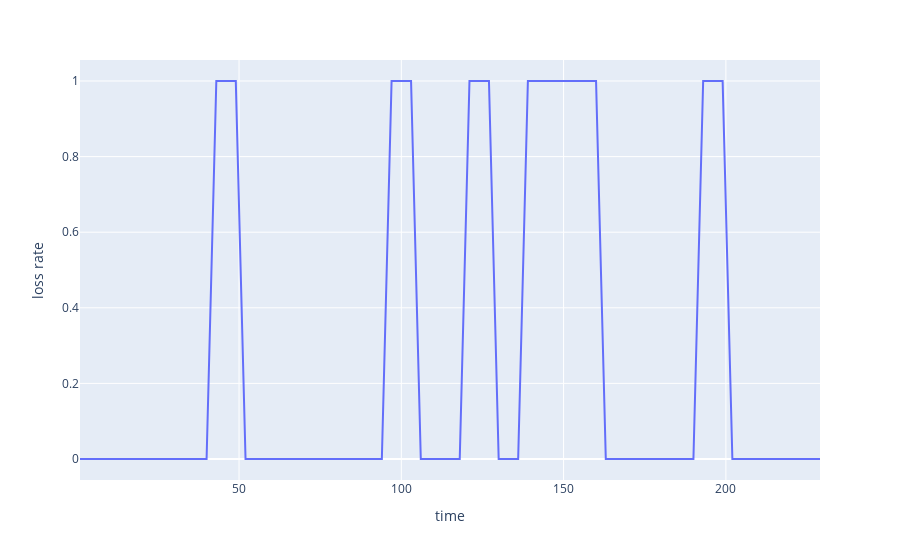
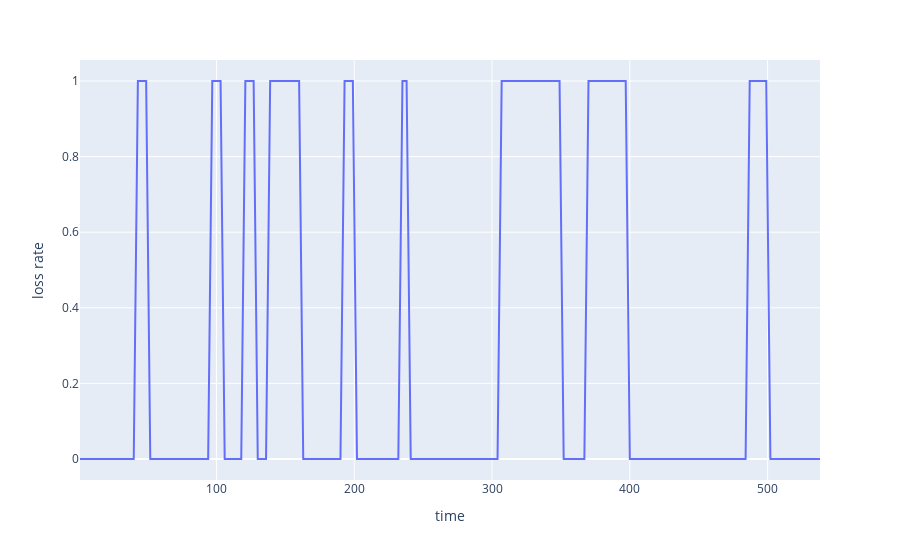
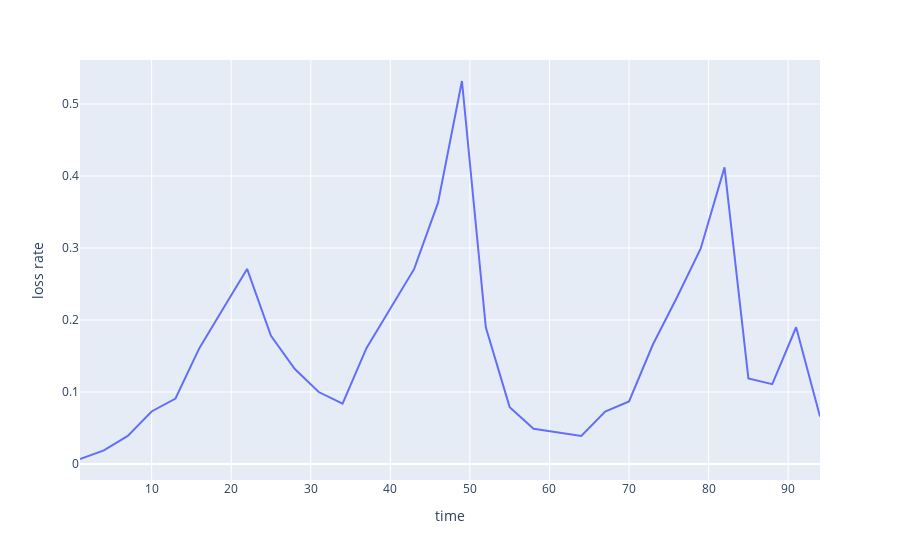
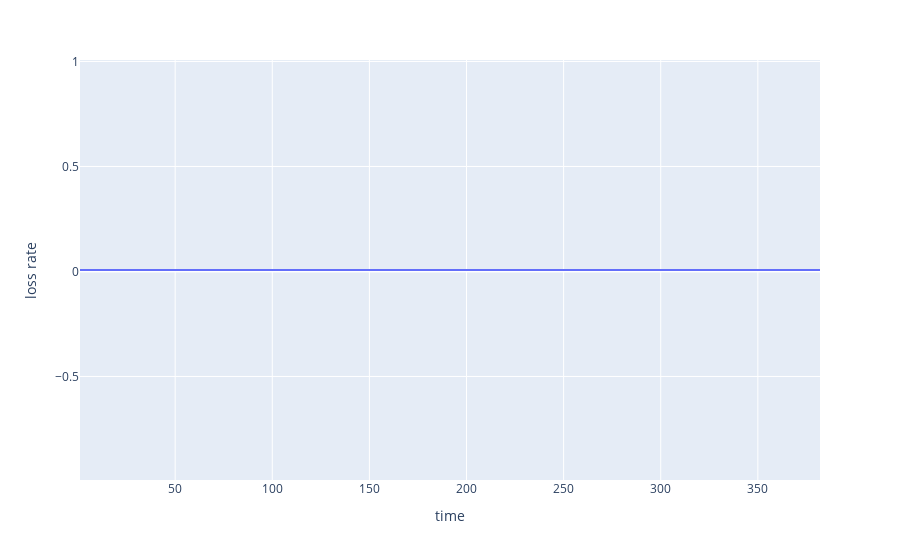

These figures' notebook cell, in order:
### Code cell
for index,sim in enumerate(sims):
    df=sim[0]
    name=df.name+'_loss'
    fig = px.line(df.query("type=='send'"), x="time", y="loss rate")
    fig.show()
    fig.update_layout(title_text=None,
                      xaxis_title="Time Slot Number",
                      yaxis_title="Loss rate",
                      margin=dict(l=100, r=20, t=10, b=4),
                      font=dict(
                        family="New Times Roman",
                        size=20,
                    ))
    write_image(fig,name)

### Figure 1 — Plotly figure (JSON) as saved in the notebook; plotly's stock layout.template omitted (floating-point values rounded to 4 significant figures)
{"data": [{"hovertemplate": "time=%{x}<br>loss rate=%{y}<extra></extra>", "legendgroup": "", "line": {"color": "#636efa", "dash": "solid"}, "marker": {"symbol": "circle"}, "mode": "lines", "name": "", "orientation": "v", "showlegend": false, "type": "scatter", "x": [1, 4, 7, 10, 13, 16, 19, 22, 25, 28, 31, 34, 37, 40, 43, 46, 49, 52, 55, 58, 61, 64, 67, 70, 73, 76, 79, 82, 85, 88, 91, 94, 97, 100, 103, 106, 109, 112, 115, 118, 121, 124, 127, 130, 133, 136, 139, 142, 145, 148, 151, 154, 157, 160, 163, 166, 169, 172, 175, 178, 181, 184, 187, 190, 193, 196, 199, 202, 205, 208, 211, 214, 217, 220, 223, 226, 229], "xaxis": "x", "y": [0, 0, 0, 0, 0, 0, 0, 0, 0, 0, 0, 0, 0, 0, 1, 1, 1, 0, 0, 0, 0, 0, 0, 0, 0, 0, 0, 0, 0, 0, 0, 0, 1, 1, 1, 0, 0, 0, 0, 0, 1, 1, 1, 0, 0, 0, 1, 1, 1, 1, 1, 1, 1, 1, 0, 0, 0, 0, 0, 0, 0, 0, 0, 0, 1, 1, 1, 0, 0, 0, 0, 0, 0, 0, 0, 0, 0], "yaxis": "y"}], "layout": {"autosize": true, "legend": {"tracegroupgap": 0}, "margin": {"t": 60}, "xaxis": {"anchor": "y", "autorange": true, "domain": [0, 1], "range": [1, 229], "title": {"text": "time"}, "type": "linear"}, "yaxis": {"anchor": "x", "autorange": true, "domain": [0, 1], "range": [-0.05556, 1.056], "title": {"text": "loss rate"}, "type": "linear"}}}

### Figure 2 — Plotly figure (JSON) as saved in the notebook; plotly's stock layout.template omitted (floating-point values rounded to 4 significant figures; data arrays with more than 128 entries replaced by an {"elided": "..."} marker saying what was removed)
{"data": [{"hovertemplate": "time=%{x}<br>loss rate=%{y}<extra></extra>", "legendgroup": "", "line": {"color": "#636efa", "dash": "solid"}, "marker": {"symbol": "circle"}, "mode": "lines", "name": "", "orientation": "v", "showlegend": false, "type": "scatter", "x": {"elided": "180 int values"}, "xaxis": "x", "y": {"elided": "180 int values"}, "yaxis": "y"}], "layout": {"autosize": true, "legend": {"tracegroupgap": 0}, "margin": {"t": 60}, "xaxis": {"anchor": "y", "autorange": true, "domain": [0, 1], "range": [1, 538], "title": {"text": "time"}, "type": "linear"}, "yaxis": {"anchor": "x", "autorange": true, "domain": [0, 1], "range": [-0.05556, 1.056], "title": {"text": "loss rate"}, "type": "linear"}}}

### Figure 3 — Plotly figure (JSON) as saved in the notebook; plotly's stock layout.template omitted (floating-point values rounded to 4 significant figures)
{"data": [{"hovertemplate": "time=%{x}<br>loss rate=%{y}<extra></extra>", "legendgroup": "", "line": {"color": "#636efa", "dash": "solid"}, "marker": {"symbol": "circle"}, "mode": "lines", "name": "", "orientation": "v", "showlegend": false, "type": "scatter", "x": [1, 4, 7, 10, 13, 16, 19, 22, 25, 28, 31, 34, 37, 40, 43, 46, 49, 52, 55, 58, 61, 64, 67, 70, 73, 76, 79, 82, 85, 88, 91, 94], "xaxis": "x", "y": [0.007, 0.019, 0.039, 0.073, 0.091, 0.161, 0.216, 0.271, 0.178, 0.132, 0.1, 0.084, 0.161, 0.216, 0.271, 0.363, 0.532, 0.19, 0.079, 0.049, 0.044, 0.039, 0.073, 0.087, 0.166, 0.231, 0.299, 0.412, 0.119, 0.111, 0.19, 0.066], "yaxis": "y"}], "layout": {"autosize": true, "legend": {"tracegroupgap": 0}, "margin": {"t": 60}, "xaxis": {"anchor": "y", "autorange": true, "domain": [0, 1], "range": [1, 94], "title": {"text": "time"}, "type": "linear"}, "yaxis": {"anchor": "x", "autorange": true, "domain": [0, 1], "range": [-0.02217, 0.5612], "title": {"text": "loss rate"}, "type": "linear"}}}

### Figure 4 — Plotly figure (JSON) as saved in the notebook; plotly's stock layout.template omitted (floating-point values rounded to 4 significant figures)
{"data": [{"hovertemplate": "time=%{x}<br>loss rate=%{y}<extra></extra>", "legendgroup": "", "line": {"color": "#636efa", "dash": "solid"}, "marker": {"symbol": "circle"}, "mode": "lines", "name": "", "orientation": "v", "showlegend": false, "type": "scatter", "x": [1, 4, 7, 10, 13, 16, 19, 22, 25, 28, 31, 34, 37, 40, 43, 46, 49, 52, 55, 58, 61, 64, 67, 70, 73, 76, 79, 82, 85, 88, 91, 94, 97, 100, 103, 106, 109, 112, 115, 118, 121, 124, 127, 130, 133, 136, 139, 142, 145, 148, 151, 154, 157, 160, 163, 166, 169, 172, 175, 178, 181, 184, 187, 190, 193, 196, 199, 202, 205, 208, 211, 214, 217, 220, 223, 226, 229, 232, 235, 238, 241, 244, 247, 250, 253, 256, 259, 262, 265, 268, 271, 274, 277, 280, 283, 286, 289, 292, 295, 298, 301, 304, 307, 310, 313, 316, 319, 322, 325, 328, 331, 334, 337, 340, 343, 346, 349, 352, 355, 358, 361, 364, 367, 370, 373, 376, 379, 382], "xaxis": "x", "y": [0.007, 0.007, 0.007, 0.007, 0.007, 0.007, 0.007, 0.007, 0.007, 0.007, 0.007, 0.007, 0.007, 0.007, 0.007, 0.007, 0.007, 0.007, 0.007, 0.007, 0.007, 0.007, 0.007, 0.007, 0.007, 0.007, 0.007, 0.007, 0.007, 0.007, 0.007, 0.007, 0.007, 0.007, 0.007, 0.007, 0.007, 0.007, 0.007, 0.007, 0.007, 0.007, 0.007, 0.007, 0.007, 0.007, 0.007, 0.007, 0.007, 0.007, 0.007, 0.007, 0.007, 0.007, 0.007, 0.007, 0.007, 0.007, 0.007, 0.007, 0.007, 0.007, 0.007, 0.007, 0.007, 0.007, 0.007, 0.007, 0.007, 0.007, 0.007, 0.007, 0.007, 0.007, 0.007, 0.007, 0.007, 0.007, 0.007, 0.007, 0.007, 0.007, 0.007, 0.007, 0.007, 0.007, 0.007, 0.007, 0.007, 0.007, 0.007, 0.007, 0.007, 0.007, 0.007, 0.007, 0.007, 0.007, 0.007, 0.007, 0.007, 0.007, 0.007, 0.007, 0.007, 0.007, 0.007, 0.007, 0.007, 0.007, 0.007, 0.007, 0.007, 0.007, 0.007, 0.007, 0.007, 0.007, 0.007, 0.007, 0.007, 0.007, 0.007, 0.007, 0.007, 0.007, 0.007, 0.007], "yaxis": "y"}], "layout": {"autosize": true, "legend": {"tracegroupgap": 0}, "margin": {"t": 60}, "xaxis": {"anchor": "y", "autorange": true, "domain": [0, 1], "range": [1, 382], "title": {"text": "time"}, "type": "linear"}, "yaxis": {"anchor": "x", "autorange": true, "domain": [0, 1], "range": [-0.993, 1.007], "title": {"text": "loss rate"}, "type": "linear"}}}
